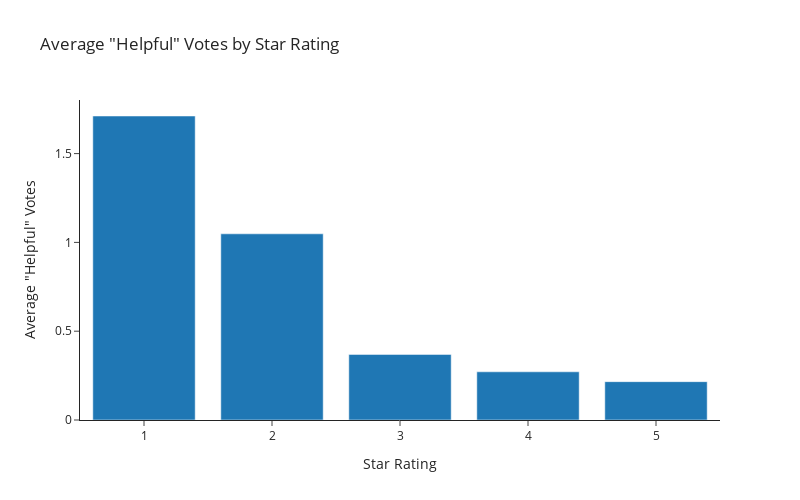

Write notebook code for a chart like this one.
### Markdown cell above
#### Fig4. Average "Helpful" Votes by Star Rating

### Code cell
helpfulness_by_rating = df_cleaned.groupby('reviews.rating')['reviews.numHelpful'].mean().reset_index()

fig4 = go.Figure(data=[
    go.Bar(
        x=helpfulness_by_rating['reviews.rating'],
        y=helpfulness_by_rating['reviews.numHelpful']
    )
])

fig4.update_layout(
    title='Average "Helpful" Votes by Star Rating',
    xaxis_title='Star Rating',
    yaxis_title='Average "Helpful" Votes',
    width=800,  
    height=500, 
    template='simple_white' 
)


fig4.write_image("fig4.png", scale=5)

fig4.show()

### Figure 1 — Plotly figure (JSON) as saved in the notebook; plotly's stock layout.template omitted (floating-point values rounded to 4 significant figures)
{"data": [{"type": "bar", "x": [1, 2, 3, 4, 5], "y": [1.712, 1.048, 0.3693, 0.2713, 0.2159]}], "layout": {"height": 500, "title": {"text": "Average \"Helpful\" Votes by Star Rating"}, "width": 800, "xaxis": {"title": {"text": "Star Rating"}}, "yaxis": {"title": {"text": "Average \"Helpful\" Votes"}}}}
